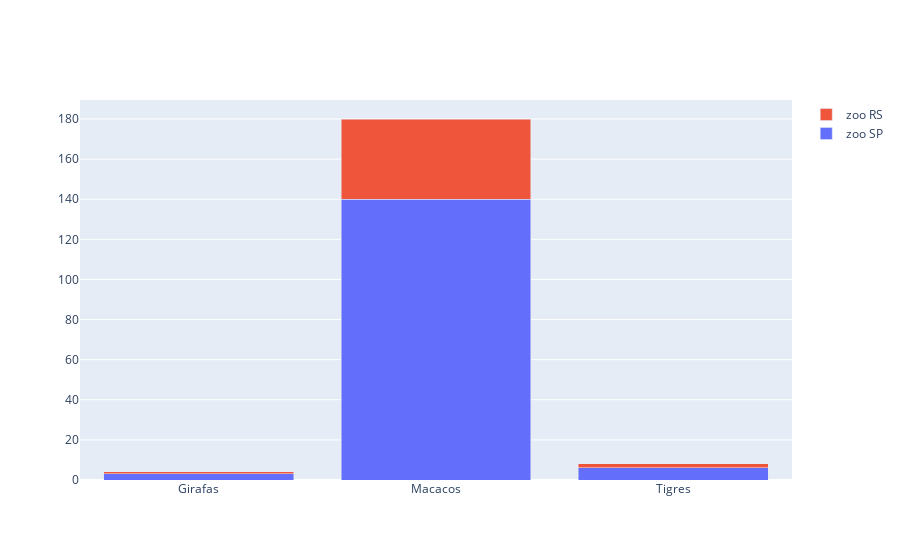

The cell this chart's notebook holds for it:
### Code cell
fig.update_layout(barmode = 'stack')
fig.show()

### Figure 1 — Plotly figure (JSON) as saved in the notebook; plotly's stock layout.template omitted (floating-point values rounded to 4 significant figures)
{"data": [{"hovertemplate": "%{y}", "name": "zoo SP", "type": "bar", "x": ["Girafas", "Macacos", "Tigres"], "y": [3, 140, 6]}, {"hovertemplate": "%{y}", "name": "zoo RS", "type": "bar", "x": ["Girafas", "Macacos", "Tigres"], "y": [1, 40, 2]}], "layout": {"barmode": "stack"}}
